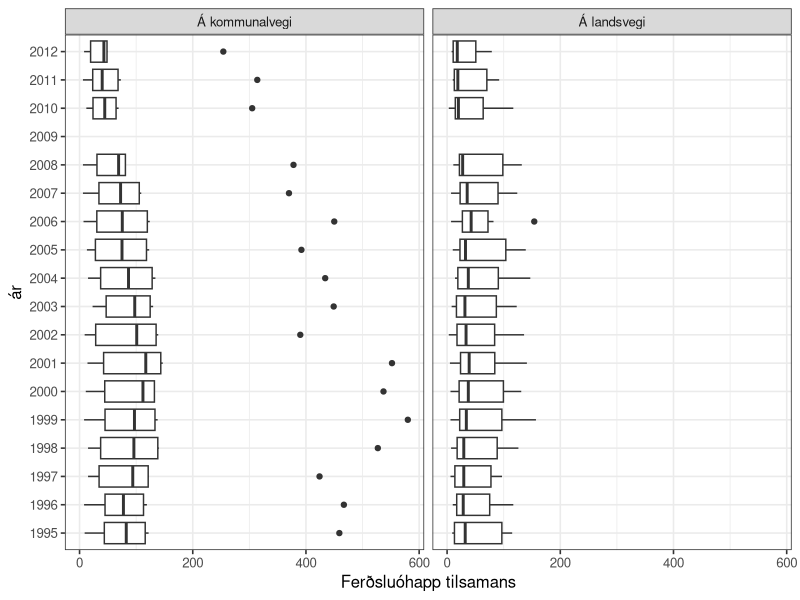

This figure's R source:
## ---- chunk 1
knitr::opts_chunk$set(echo = TRUE)

options(dplyr.summarise.inform = FALSE)
library(tidyverse)

# set theme used for plotting
theme_set(theme_bw(base_size = 12))

## ---- chunk 2
n_lesandi <- 2:10
roynd_nr <- 1:2

sama_fdag <- crossing(n_lesandi, roynd_nr)
sama_fdag
## ---- chunk 3
sama_fdag <- mutate(
  sama_fdag,
  fdag = map(n_lesandi, ~ sample(365, ., replace = TRUE))
  ) |>
  unnest(fdag)
sama_fdag
## ---- chunk 4
str(sama_fdag$fdag)
## ---- chunk 5

## ---- chunk 6

## ---- chunk 7

## ---- chunk 8

## ---- chunk 9

## ---- chunk 10

## ---- chunk 11

## ---- chunk 12

## ---- chunk 13


## ---- chunk 14

## ---- chunk 15

## ---- chunk 16

## ---- chunk 17

## ---- chunk 18

## ---- chunk 19

## ---- chunk 20

## ---- chunk 21

## ---- chunk 22

## ---- chunk 23
ferdslu_ohapp <- read_csv("ferdslu_ohapp.csv")
ferdslu_ohapp
## ---- chunk 24
ferdslu_ohapp <- read_csv("ferdslu_ohapp.csv", skip = 1, na = "..")
ferdslu_ohapp
## ---- chunk 25
ferdslu_ohapp <- ferdslu_ohapp %>%
  mutate(across(everything(), ~ str_replace(., "-", "0")))
ferdslu_ohapp
## ---- chunk 26
ferdslu_ohapp <- pivot_longer(ferdslu_ohapp, cols = '1995':'2012',
                   names_to = "ár", values_to = "n", values_transform = list(n = as.integer))

ferdslu_ohapp

#ferdslu_ohapp$n <- as.integer(ferdslu_ohapp$n)

## ---- chunk 27

ferdslu_ohapp <- pivot_wider(ferdslu_ohapp, names_from = slag, values_from = n)


ferdslu_ohapp
## ---- chunk 28

ggplot(ferdslu_ohapp) +
  geom_boxplot(aes(x = `Ferðsluóhapp tilsamans`, y = ár), na.rm = TRUE) +
  facet_wrap(~stað)

## ---- chunk 29
df <- ferdslu_ohapp %>%
  filter(`Ferðsluóhapp tilsamans` > 150) 
df
## ---- chunk 30


## ---- chunk 31

## ---- chunk 32

## ---- chunk 33

## ---- chunk 34

## ---- chunk 35

## ---- chunk 36

## ---- chunk 37

## ---- chunk 38

## ---- chunk 39

## ---- chunk 40

## ---- chunk 41

## ---- chunk 42

## ---- chunk 43

## ---- chunk 44

## ---- chunk 45

## ---- chunk 46

## ---- chunk 47
